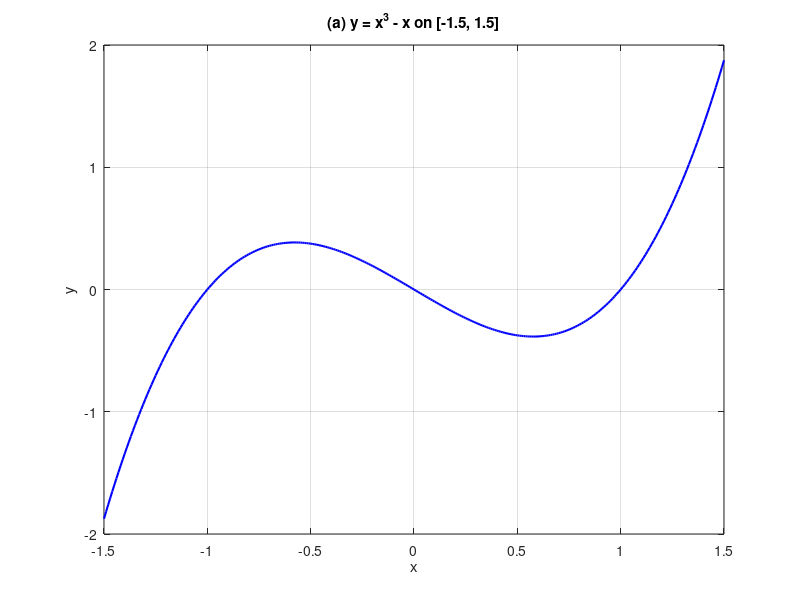

The MATLAB script that drew this image:
x = -1.5 : 0.01 : 1.5;
y = x.^ 3 - x;
figure;
plot(x, y, 'b', 'LineWidth', 1.5);
title('(a) y = x^3 - x on [-1.5, 1.5]');
xlabel('x');
ylabel('y');
xlim([-1.5 1.5]);
grid on;
